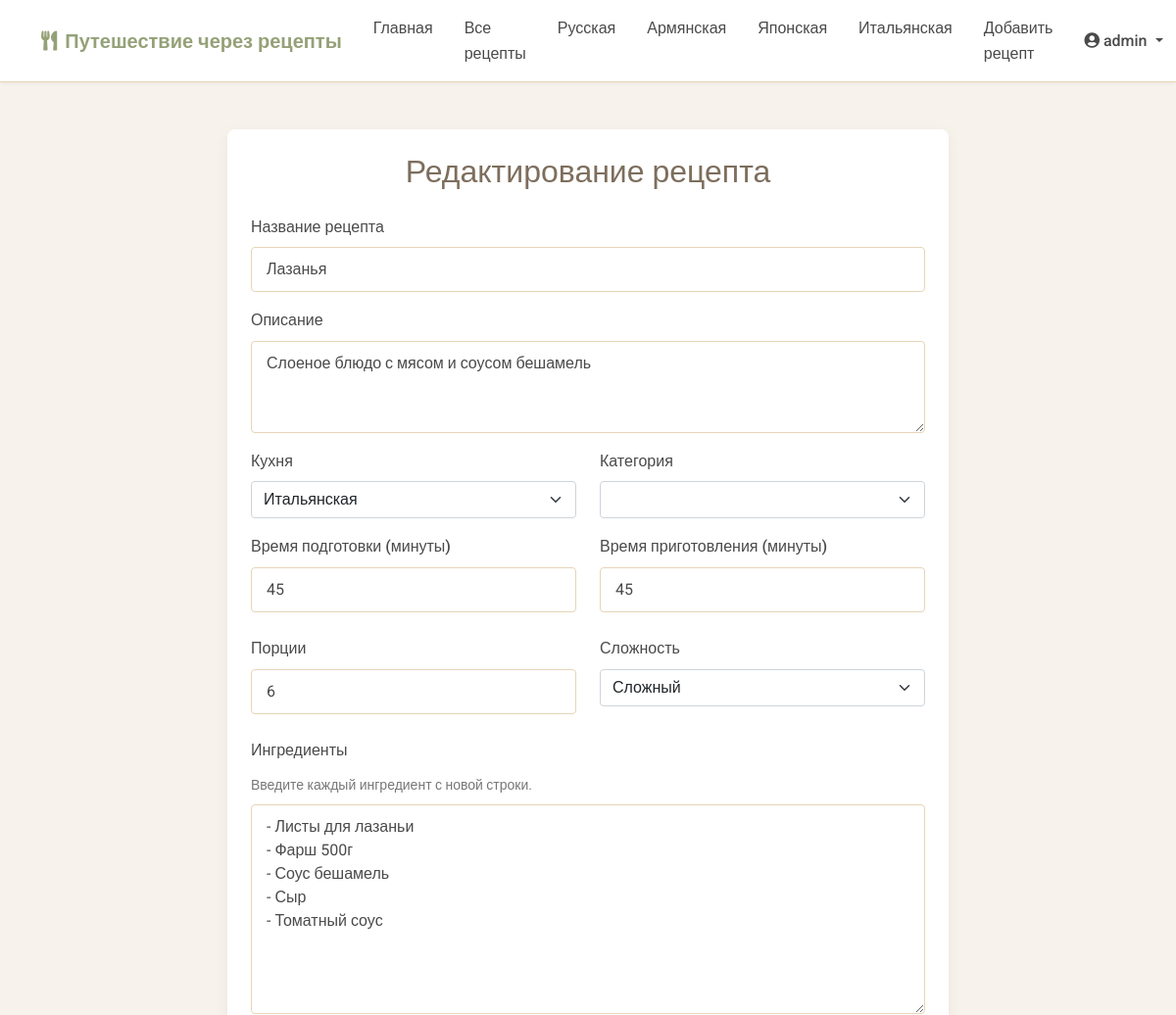
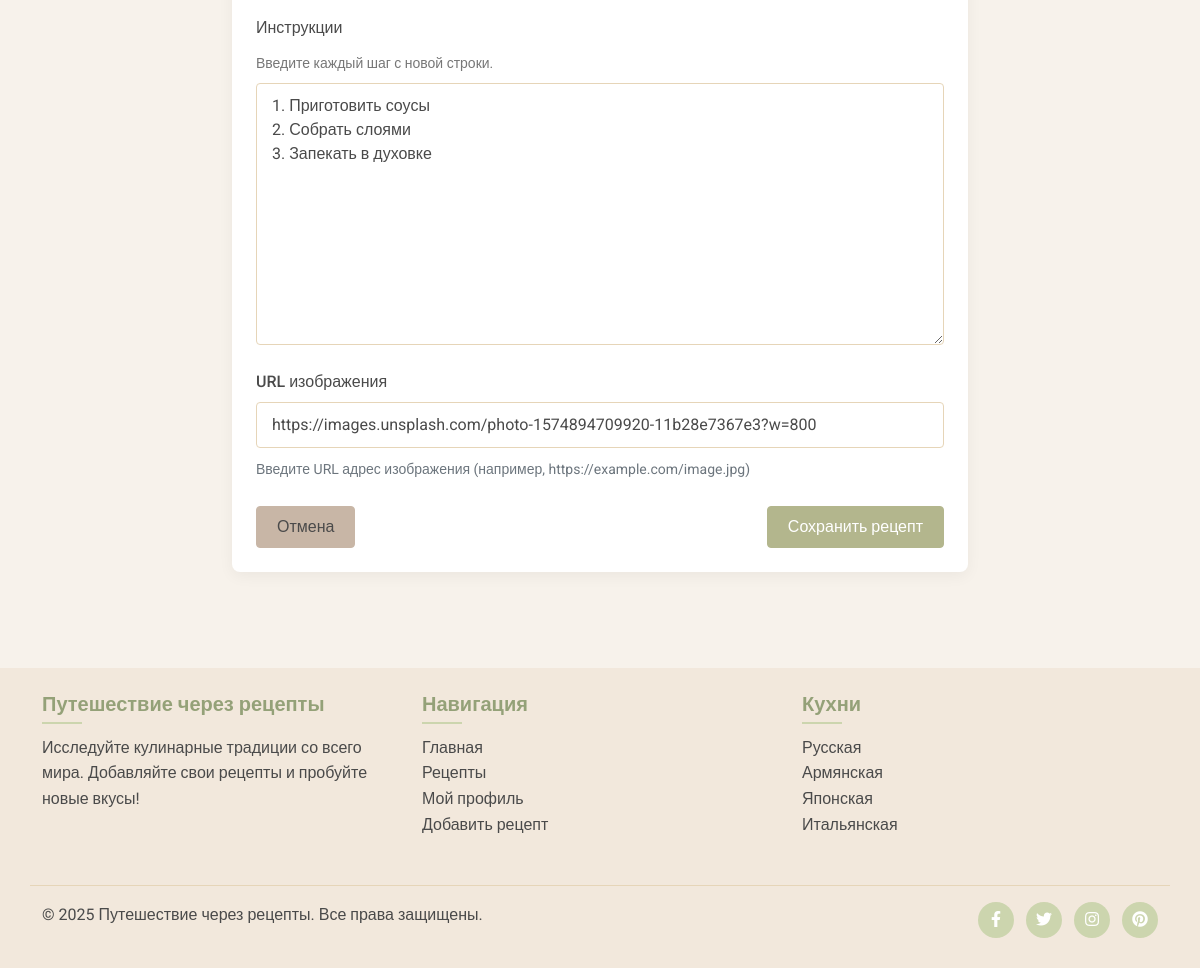
Screenshot of /edit_recipe/20 (signed in) with the database file from the repository (2 pictures, top to bottom).
### models.py (models this page shows, shortened)
class Cuisine(db.Model):
    id = db.Column(db.Integer, primary_key=True)
    name = db.Column(db.String(64), unique=True, nullable=False)
    description = db.Column(db.Text)
    recipes = db.relationship('Recipe', backref='cuisine', lazy='dynamic')

class User(UserMixin, db.Model):
    id = db.Column(db.Integer, primary_key=True)
    username = db.Column(db.String(64), unique=True, nullable=False)
    email = db.Column(db.String(120), unique=True, nullable=False)
    password_hash = db.Column(db.String(256), nullable=False)
    is_admin = db.Column(db.Boolean, default=False)
    date_joined = db.Column(db.DateTime, default=datetime.utcnow)
    avatar = db.Column(db.String(256), default='default_avatar.png')  # URL или путь к аватарке пользователя
    bio = db.Column(db.Text, nullable=True)  # Биография пользователя
    recipes = db.relationship('Recipe', backref='author', lazy='dynamic', cascade='all, delete-orphan')
    favorites = db.relationship('Favorite', backref='user', lazy='dynamic', cascade='all, delete-orphan')
    comments = db.relationship('Comment', backref='author', lazy='dynamic', cascade='all, delete-orphan')
    ratings = db.relationship('Rating', backref='user', lazy='dynamic', cascade='all, delete-orphan')

class Recipe(db.Model):
    id = db.Column(db.Integer, primary_key=True)
    title = db.Column(db.String(128), nullable=False)
    description = db.Column(db.Text)
    ingredients = db.Column(db.Text, nullable=False)
    instructions = db.Column(db.Text, nullable=False)
    prep_time = db.Column(db.Integer)  # в минутах
    cook_time = db.Column(db.Integer)  # в минутах
    servings = db.Column(db.Integer)
    difficulty = db.Column(db.String(20))  # Легкий, Средний, Сложный
    created_at = db.Column(db.DateTime, default=datetime.utcnow)
    updated_at = db.Column(db.DateTime, default=datetime.utcnow, onupdate=datetime.utcnow)
    user_id = db.Column(db.Integer, db.ForeignKey('user.id'))
    cuisine_id = db.Column(db.Integer, db.ForeignKey('cuisine.id'))
    image_url = db.Column(db.String(1024))  # Добавляем поле для URL изображения
    favorites = db.relationship('Favorite', backref='recipe', lazy='dynamic', cascade='all, delete-orphan')
    comments = db.relationship('Comment', backref='recipe', lazy='dynamic', cascade='all, delete-orphan')
    ratings = db.relationship('Rating', backref='recipe', lazy='dynamic', cascade='all, delete-orphan')
    photos = db.relationship('RecipePhoto', backref='recipe', lazy='dynamic', cascade='all, delete-orphan')

### routes.py (the view, shortened to what this page needs)
@app.route('/edit_recipe/<int:recipe_id>', methods=['GET', 'POST'])
@login_required
def edit_recipe(recipe_id):
    recipe = Recipe.query.get_or_404(recipe_id)
    if recipe.user_id != current_user.id and not current_user.is_admin:
        abort(403)  # Доступ запрещен
    form = RecipeForm(obj=recipe)
    form.cuisine_id.choices = [(c.id, c.name) for c in Cuisine.query.all()]
    if request.method == 'GET':
        form.title.data = recipe.title
        form.description.data = recipe.description
        form.ingredients.data = recipe.ingredients
        form.instructions.data = recipe.instructions
        form.prep_time.data = recipe.prep_time
        form.cook_time.data = recipe.cook_time
        form.servings.data = recipe.servings
        form.difficulty.data = recipe.difficulty
        form.cuisine_id.data = recipe.cuisine_id
        form.image_url.data = recipe.image_url
    categories = Category.query.all()
    if categories:
        form.categories.choices = [(0, 'Без категории')] + [(c.id, c.name) for c in categories]
        current_category = recipe.categories.first()
        if current_category:
            form.categories.data = current_category.id
    return render_template('edit_recipe.html', form=form, recipe=recipe, title='Редактировать рецепт')

### app.py (called while the page is built)
@login_manager.user_loader
def load_user(user_id):
    from models import User
    return User.query.get(int(user_id))

### routes.py (called while the page is built)
@app.before_request
def load_global_data():
    g.all_cuisines = Cuisine.query.all()

### templates/edit_recipe.html (shortened to what this page needs)
{% extends 'base.html' %}
{% block content %}
<div class="container py-5">
    <div class="row">
        <div class="col-lg-8 mx-auto">
            <div class="card shadow-custom">
                <div class="card-body p-4">
                    <h2 class="text-center mb-4">Редактирование рецепта</h2>
                    <form method="POST" class="recipe-form needs-validation" novalidate>
                        <div class="mb-3">
                            {{ form.title.label(class="form-label") }}
                            {{ form.title(class="form-control") }}
                        </div>
                        <div class="mb-3">
                            {{ form.description.label(class="form-label") }}
                            {{ form.description(class="form-control", rows="3") }}
                        </div>
                        <div class="row mb-3">
                            <div class="col-md-6">
                                {{ form.cuisine_id.label(class="form-label") }}
                                {{ form.cuisine_id(class="form-select") }}
                            </div>
                            <div class="col-md-6">
                                {{ form.categories.label(class="form-label") }}
                                {{ form.categories(class="form-select") }}
                            </div>
                        </div>
                        <div class="row mb-3">
                            <div class="col-md-6">
                                {{ form.prep_time.label(class="form-label") }}
                                {{ form.prep_time(class="form-control", type="number") }}
                            </div>
                            <div class="col-md-6">
                                {{ form.cook_time.label(class="form-label") }}
                                {{ form.cook_time(class="form-control", type="number") }}
                            </div>
                        </div>
                        <div class="row mb-3">
                            <div class="col-md-6">
                                {{ form.servings.label(class="form-label") }}
                                {{ form.servings(class="form-control", type="number") }}
                            </div>
                            <div class="col-md-6">
                                {{ form.difficulty.label(class="form-label") }}
                                {{ form.difficulty(class="form-select") }}
                            </div>
                        </div>
                        <div class="mb-3">
                            {{ form.ingredients.label(class="form-label") }}
                            <div class="form-text mb-2">Введите каждый ингредиент с новой строки.</div>
                            {{ form.ingredients(class="form-control", rows="8") }}
                        </div>
                        <div class="mb-4">
                            {{ form.instructions.label(class="form-label") }}
                            <div class="form-text mb-2">Введите каждый шаг с новой строки.</div>
                            {{ form.instructions(class="form-control", rows="10") }}
                        </div>
                        <div class="mb-4">
                            {{ form.image_url.label(class="form-label") }}
                            {{ form.image_url(class="form-control") }}
                            {% if form.image_url.description %}
                                <small class="form-text text-muted">{{ form.image_url.description }}</small>
                            {% endif %}
                        </div>
                        <div class="d-flex justify-content-between">
                            <a href="{{ url_for('recipe_detail', recipe_id=recipe.id) }}" class="btn btn-secondary">Отмена</a>
                            {{ form.submit(class="btn btn-primary") }}
                        </div>
                    </form>
                </div>
            </div>
        </div>
    </div>
</div>
{% endblock %}

### templates/base.html (shortened to what this page needs)
<!DOCTYPE html>
<html lang="ru">
<head>
    <link href="https://cdn.jsdelivr.net/npm/bootstrap@5.1.3/dist/css/bootstrap.min.css" rel="stylesheet">
    <link rel="stylesheet" href="https://cdnjs.cloudflare.com/ajax/libs/font-awesome/5.15.4/css/all.min.css">
    <link rel="stylesheet" href="{{ url_for('static', filename='css/main.css') }}">
</head>
<body>
    <nav class="navbar navbar-expand-lg navbar-light sticky-top">
        <div class="container">
            <a class="navbar-brand" href="{{ url_for('index') }}">
                <i class="fas fa-utensils me-2"></i>Путешествие через рецепты
            </a>
            <div class="collapse navbar-collapse" id="navbarNav">
                <ul class="navbar-nav me-auto">
                    <li class="nav-item">
                        <a class="nav-link {% if request.path == url_for('index') %}active{% endif %}" href="{{ url_for('index') }}">Главная</a>
                    </li>
                    <li class="nav-item">
                        <a class="nav-link {% if request.path == url_for('recipes') %}active{% endif %}" href="{{ url_for('recipes') }}">Все рецепты</a>
                    </li>
                    {% for cuisine in g.all_cuisines %}
                    <li class="nav-item">
                        <a class="nav-link {% if request.path == url_for('cuisine_recipes', cuisine_id=cuisine.id) %}active{% endif %}" href="{{ url_for('cuisine_recipes', cuisine_id=cuisine.id) }}">{{ cuisine.name }}</a>
                    </li>
                    {% endfor %}
                    {% if current_user.is_authenticated %}
                        <li class="nav-item">
                            <a class="nav-link {% if request.path == url_for('add_recipe') %}active{% endif %}" href="{{ url_for('add_recipe') }}">Добавить рецепт</a>
                        </li>
                    {% endif %}
                </ul>
                <div class="navbar-nav">
                    {% if current_user.is_authenticated %}
                        <div class="nav-item dropdown">
                            <a class="nav-link dropdown-toggle" href="#" id="userDropdown" role="button" data-bs-toggle="dropdown" aria-expanded="false">
                                <i class="fas fa-user-circle me-1"></i>{{ current_user.username }}
                            </a>
                        </div>
                    {% else %}
                        <a class="nav-link" href="{{ url_for('login') }}">Вход</a>
                        <a class="nav-link" href="{{ url_for('register') }}">Регистрация</a>
                    {% endif %}
                </div>
            </div>
        </div>
    </nav>
    {% block content %}{% endblock %}
    <footer class="footer py-4 mt-5">
        <div class="container">
            <div class="row">
                <div class="col-md-4 mb-3">
                    <h5>Путешествие через рецепты</h5>
                    <p>Исследуйте кулинарные традиции со всего мира. Добавляйте свои рецепты и пробуйте новые вкусы!</p>
                </div>
                <div class="col-md-4 mb-3">
                    <h5>Навигация</h5>
                    <ul class="list-unstyled">
                        <li><a href="{{ url_for('index') }}">Главная</a></li>
                        <li><a href="{{ url_for('recipes') }}">Рецепты</a></li>
                        {% if current_user.is_authenticated %}
                            <li><a href="{{ url_for('profile') }}">Мой профиль</a></li>
                            <li><a href="{{ url_for('add_recipe') }}">Добавить рецепт</a></li>
                        {% else %}
                            <li><a href="{{ url_for('login') }}">Вход</a></li>
                            <li><a href="{{ url_for('register') }}">Регистрация</a></li>
                        {% endif %}
                    </ul>
                </div>
                <div class="col-md-4">
                    <h5>Кухни</h5>
                    <ul class="list-unstyled">
                        {% for cuisine in g.all_cuisines %}
                            <li><a href="{{ url_for('cuisine_recipes', cuisine_id=cuisine.id) }}">{{ cuisine.name }}</a></li>
                        {% endfor %}
                    </ul>
                </div>
            </div>
            <div class="row border-top pt-3 mt-3">
                <div class="col-md-6">
                    <p>&copy; 2025 Путешествие через рецепты. Все права защищены.</p>
                </div>
                <div class="col-md-6 text-md-end">
                    <ul class="list-inline mb-0">
                        <li class="list-inline-item"><a href="#"><i class="fab fa-facebook-f"></i></a></li>
                        <li class="list-inline-item"><a href="#"><i class="fab fa-twitter"></i></a></li>
                        <li class="list-inline-item"><a href="#"><i class="fab fa-instagram"></i></a></li>
                        <li class="list-inline-item"><a href="#"><i class="fab fa-pinterest"></i></a></li>
                    </ul>
                </div>
            </div>
        </div>
    </footer>
</body>
</html>

### static/css/main.css (style rules this page uses)
:root { --beige: #F2E8DC; --light-beige: #F7F2EB; --dark-beige: #E6D5B8; --olive: #B3B68D; --light-olive: #CCD5AE; --dark-olive: #94A178; --brown: #A98467; --light-brown: #C8B6A6; --dark-brown: #7D6E5D; --accent: #E9B384; --text-dark: #4A4A4A; --text-light: #777777; --white: #FFFFFF; --error: #D57E7E; --success: #A8CD9F; }
body { font-family: 'Roboto', sans-serif; background-color: var(--light-beige); color: var(--text-dark); line-height: 1.6; }
h1, h2, h3, h4, h5, h6 { color: var(--dark-brown); font-weight: 500; }
a { color: var(--olive); text-decoration: none; transition: color 0.3s ease; }
.navbar { background-color: var(--white); border-bottom: 1px solid var(--dark-beige); box-shadow: 0 2px 4px rgba(0, 0, 0, 0.04); }
.navbar-brand { font-weight: 600; color: var(--dark-olive) !important; }
.nav-link { color: var(--text-dark) !important; font-weight: 500; padding: 0.5rem 1rem !important; position: relative; }
.btn { border-radius: 4px; font-weight: 500; padding: 8px 20px; transition: all 0.3s ease; }
.btn-primary { background-color: var(--olive); border-color: var(--olive); color: var(--white); }
.btn-secondary { background-color: var(--light-brown); border-color: var(--light-brown); color: var(--text-dark); }
.card { border: none; border-radius: 8px; background-color: var(--white); box-shadow: 0 4px 6px rgba(0, 0, 0, 0.04); overflow: hidden; transition: transform 0.3s ease, box-shadow 0.3s ease; }
.card-body { padding: 1.5rem; }
.form-control { border: 1px solid var(--dark-beige); border-radius: 4px; padding: 10px 15px; color: var(--text-dark); }
.form-label { font-weight: 500; color: var(--text-dark); }
.form-text { color: var(--text-light); }
.shadow-custom { box-shadow: 0 4px 15px rgba(0, 0, 0, 0.05); }
.footer { background-color: var(--beige); color: var(--text-dark); }
.footer h5 { color: var(--dark-olive); font-weight: 600; margin-bottom: 1.2rem; position: relative; }
.footer h5:after { content: ""; position: absolute; width: 40px; height: 2px; background-color: var(--light-olive); bottom: -8px; left: 0; }
.footer a { color: var(--text-dark); transition: all 0.3s ease; }
.footer .list-inline-item a { display: inline-block; width: 36px; height: 36px; background-color: var(--light-olive); border-radius: 50%; text-align: center; line-height: 36px; color: var(--white); transition: all 0.3s ease; }
.footer .border-top { border-color: var(--dark-beige) !important; }
.recipe-form .form-control { margin-bottom: 0.5rem; }
.recipe-form .form-label { font-weight: 500; margin-bottom: 0.5rem; }

### rows the page displays
Cuisine: name "Русская"
Cuisine: name "Армянская"
Cuisine: name "Японская"
Cuisine: name "Итальянская"
User: username "admin"
Recipe: title "Лазанья", description "Слоеное блюдо с мясом и соусом бешамель", cuisine_id "Итальянская", prep_time "45", cook_time "45", servings "6", difficulty "Сложный", ingredients "- Листы для лазаньи - Фарш 500г - Соус бешамель - Сыр - Томатный соус", instructions "1. Приготовить соусы 2. Собрать слоями 3. Запекать в духовке", image_url "https://images.unsplash.com/photo-1574894709920-11b28e7367e3?w=800"
